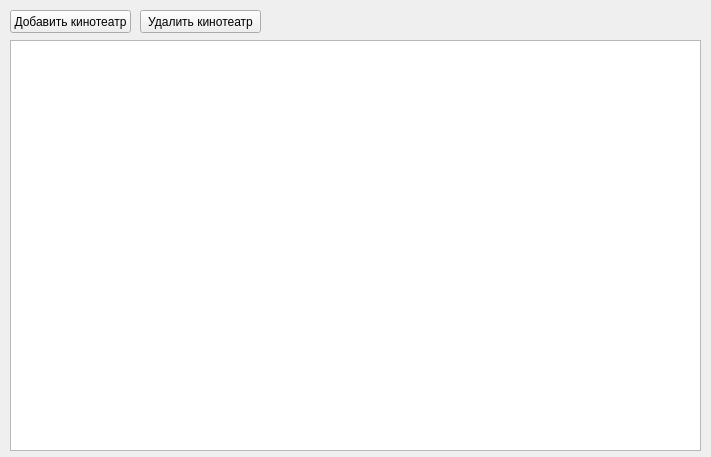
<?xml version="1.0" encoding="UTF-8"?>
<ui version="4.0">
 <class>Form</class>
 <widget class="QWidget" name="Form">
  <property name="geometry">
   <rect>
    <x>0</x>
    <y>0</y>
    <width>711</width>
    <height>457</height>
   </rect>
  </property>
  <property name="windowTitle">
   <string>Form</string>
  </property>
  <widget class="QPushButton" name="add_cinema_button">
   <property name="geometry">
    <rect>
     <x>10</x>
     <y>10</y>
     <width>121</width>
     <height>23</height>
    </rect>
   </property>
   <property name="text">
    <string>Добавить кинотеатр</string>
   </property>
  </widget>
  <widget class="QTableWidget" name="cinema_table_data">
   <property name="geometry">
    <rect>
     <x>10</x>
     <y>40</y>
     <width>691</width>
     <height>411</height>
    </rect>
   </property>
  </widget>
  <widget class="QPushButton" name="delete_cinema_button">
   <property name="geometry">
    <rect>
     <x>140</x>
     <y>10</y>
     <width>121</width>
     <height>23</height>
    </rect>
   </property>
   <property name="text">
    <string>Удалить кинотеатр</string>
   </property>
  </widget>
 </widget>
 <resources/>
 <connections/>
</ui>
